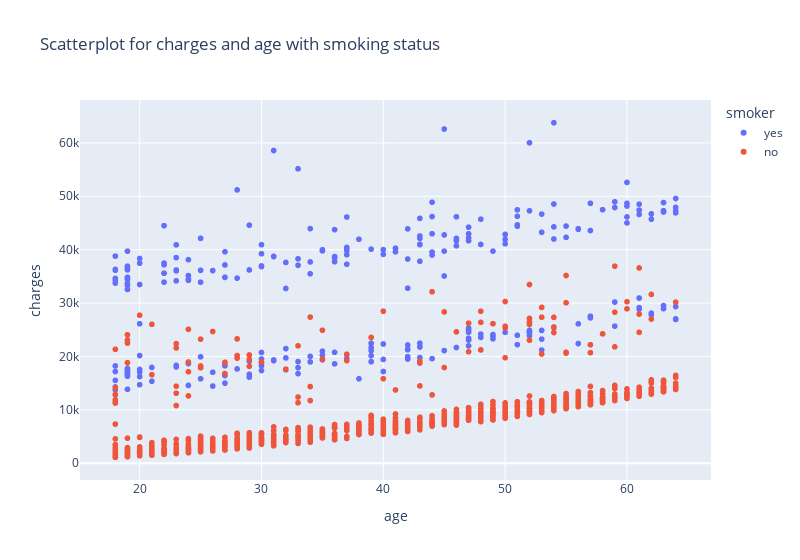

The notebook cell this image was saved under:
### Markdown cell above
1. No extreme outliers.

2. Numerical variables(features) - age and bmi are on same scale but number of children is in small scale.

3. Missing values are less than 2%. Hence they are dropped earlier.

### Code cell
# To observe relation between age and charges
px.scatter(df, x= 'age', y= "charges", color= "smoker",
           title= "Scatterplot for charges and age with smoking status", width= 800, height= 00)

### Figure 1 — Plotly figure (JSON) as saved in the notebook; plotly's stock layout.template omitted (floating-point values rounded to 4 significant figures; data arrays with more than 128 entries replaced by an {"elided": "..."} marker saying what was removed)
{"data": [{"hovertemplate": "smoker=yes<br>age=%{x}<br>charges=%{y}<extra></extra>", "legendgroup": "yes", "marker": {"color": "#636efa", "symbol": "circle"}, "mode": "markers", "name": "yes", "showlegend": true, "type": "scattergl", "x": {"elided": "274 int values"}, "xaxis": "x", "y": {"elided": "274 float values"}, "yaxis": "y"}, {"hovertemplate": "smoker=no<br>age=%{x}<br>charges=%{y}<extra></extra>", "legendgroup": "no", "marker": {"color": "#EF553B", "symbol": "circle"}, "mode": "markers", "name": "no", "showlegend": true, "type": "scattergl", "x": {"elided": "1063 int values"}, "xaxis": "x", "y": {"elided": "1063 float values"}, "yaxis": "y"}], "layout": {"legend": {"title": {"text": "smoker"}, "tracegroupgap": 0}, "title": {"text": "Scatterplot for charges and age with smoking status"}, "width": 800, "xaxis": {"anchor": "y", "domain": [0, 1], "title": {"text": "age"}}, "yaxis": {"anchor": "x", "domain": [0, 1], "title": {"text": "charges"}}}}
